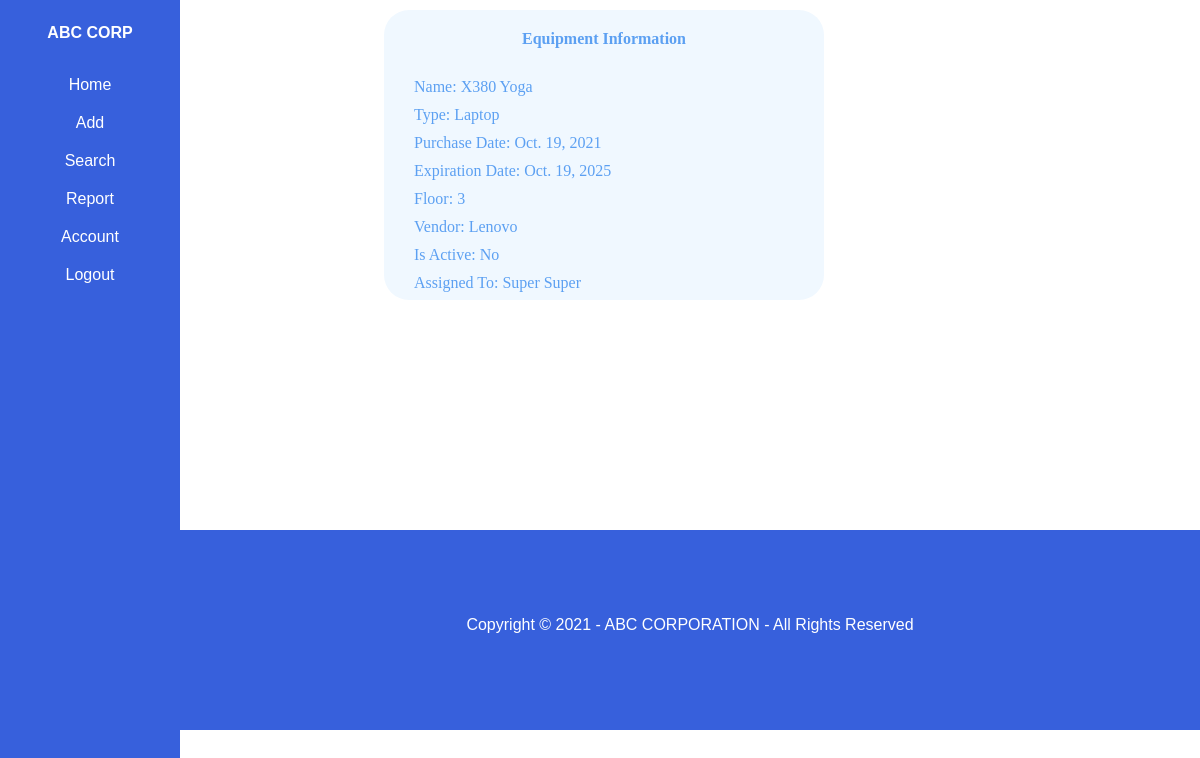
The page /displayEquipment/1 (signed in) on the database as committed earlier.
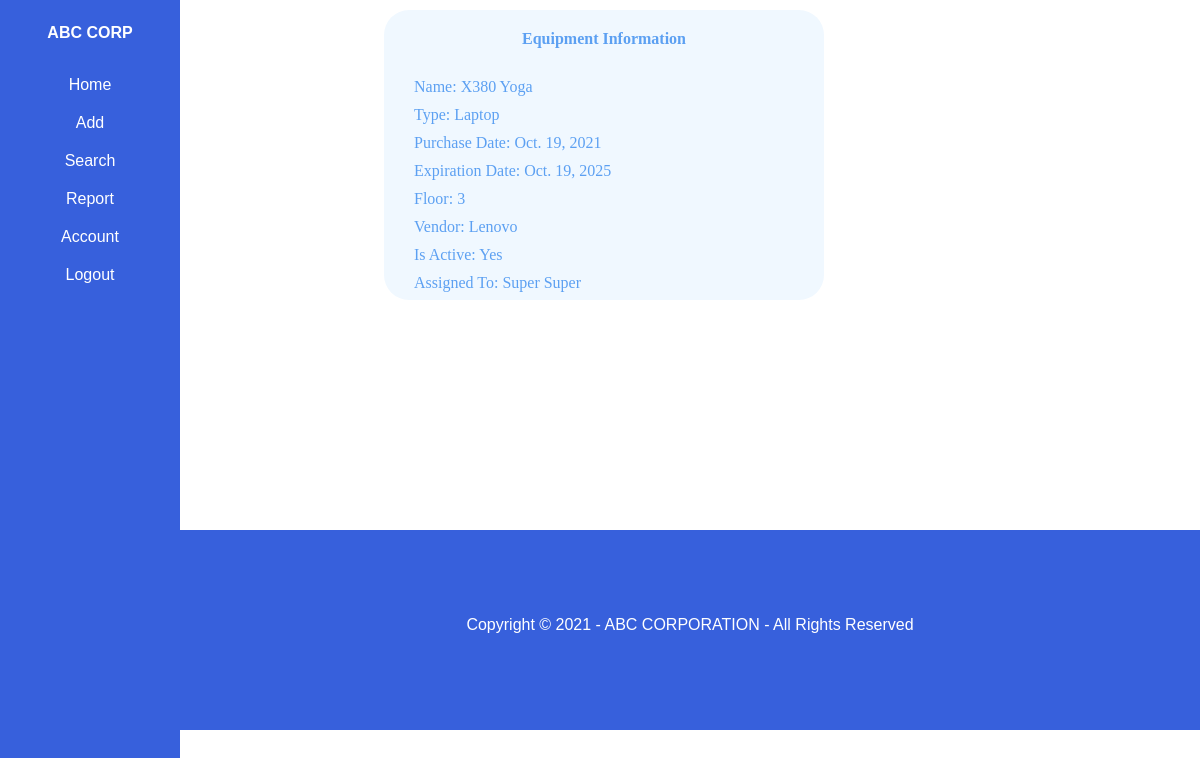
The same page on the database as committed later.
### ABC_INVENTORY/models.py (models this page shows, shortened)
class Equipment(models.Model):
    TYPES = (
			('Laptop', 'Laptop'),
			('Desktop', 'Desktop'),
            ('Server', 'Server'),
			('Printer', 'Printer'),
            ('Mobile Device', 'Mobile Device')
			)
    name = models.CharField(max_length=150, null=True)
    assignedTo = models.ForeignKey(User, null=True, on_delete=models.CASCADE)
    officeLocation = models.ForeignKey(Location, null=True, on_delete=models.CASCADE)
    vendor = models.ForeignKey(Vendor, null=True, on_delete=models.CASCADE)
    equipmentType = models.CharField(max_length=200, null=True, choices=TYPES)
    purchaseDate = models.DateField(null=True)
    expirationDate = models.DateField(null=True)
    floor = models.CharField(max_length=100, null=True)
    is_active = models.BooleanField(default=True)

class Vendor(models.Model):
    name = models.CharField(max_length=150, null=True)
    address = models.CharField(max_length=200, null=True)
    email = models.EmailField(gettext_lazy('email address'),unique=False)
    phone = models.CharField(max_length=25, null=True)
    is_active = models.BooleanField(default=True)
    def __str__(self):
        return self.name

class User(AbstractBaseUser, PermissionsMixin):
    firstName = models.CharField(max_length=150, null=True)
    lastName = models.CharField(max_length=150, null=True)
    email = models.EmailField(gettext_lazy('email address'),unique=True)
    phone = models.CharField(max_length=25, null=True)
    address = models.CharField(max_length=150, null=True)
    officeLocation = models.ForeignKey(Location, null=True, on_delete=models.CASCADE)
    is_active = models.BooleanField(default=True)
    is_staff = models.BooleanField(default=True)
    is_admin = models.BooleanField(default=False)
    objects = CustomAccountManager()
    USERNAME_FIELD = 'email'
    REQUIRED_FIELDS = ['firstName','lastName']
    def __str__(self):
        return str(self.firstName)+' '+str(self.lastName)

### ABC_INVENTORY/views.py (the view)
# urls.py: path('displayEquipment/<int:equipmentId>', views.displayEquipment, name="displayEquipment"),
def displayEquipment(request, equipmentId):
    e = Equipment.objects.get(id=equipmentId)
    date = datetime.date.today()
    navigationPage = 'usernav.html'
    if request.user.is_admin:
        navigationPage = 'adminnav.html'
    context = {'equipment':e, 'navigationPage' : navigationPage, 'date': date}
    return render(request, 'displayEquipment.html', context)

### ABC_INVENTORY/templates/displayEquipment.html (shortened to what this page needs)
{% extends navigationPage %}
{% load static %}
{% block content %}
    <!DOCTYPE html>
        <head>
            <link rel="stylesheet" type="text/css" href="{% static '/css/display.css' %}">
        </head>
        <body>
          <div class="container1">
            <div class="row justify-content-center">
              <div class="col-12 col-sm-6 col-md-3">
                <div class="box">
                  <div class="user-heading">
                    Equipment Information
                  </div>
                  <div class="info">
                      <div class="user-info" id="name">Name: {{equipment.name}}</div>
                      <div class="user-info" id="type">Type: {{equipment.equipmentType}}</div>
                      <div class="user-info" id="purchaseDate">Purchase Date: {{equipment.purchaseDate}}</div>
                      <div class="user-info" id="expiration">Expiration Date: {{equipment.expirationDate}}</div>
                      <div class="user-info" id="floor">Floor: {{equipment.floor}}</div>
                      <div class="user-info" id="phone">Vendor: {{equipment.vendor}}</div>
                      {% if equipment.is_active %}
                        <div class="user-info" id="is_active">Is Active: Yes</div>
                      {% else %}
                        <div class="user-info" id="is_active">Is Active: No</div>
                      {% endif %}
                      <div class="user-info" id="phone">Assigned To: {{equipment.assignedTo}}</div>
                  </div>
              </div>
            </div>
          </div>
        </body>
        <footer class="footer">
            <div id="footer-text">
                <p>Copyright &copy; {{date.year}} - ABC CORPORATION - All Rights Reserved</p>
            </div>
        </footer>
    </html>
{% endblock %}

### ABC_INVENTORY/templates/adminnav.html (shortened to what this page needs)
{% load static %}
<!DOCTYPE html>
<html>
<head>
  <link rel="stylesheet" type="text/css" href="{% static '/css/navigation.css' %}">
</head>
<body>
<ul>
  <p id="head">ABC CORP</p>
  <li class="dropdown"><a class="home dropbtn" href="{% url 'home' %}">Home</a></li>
  <li class="dropdown">
    <a href="javascript:void(0)" class ="add dropbtn">Add</a>
  </li>
  <li class="dropdown">
    <a href="javascript:void(0)" class ="search dropbtn">Search</a>
  </li>
  <li class="dropdown">
    <a href="javascript:void(0)" class ="report dropbtn">Report</a>
  </li>
  <li class="dropdown"><a href="{% url 'account' %}" class ="account dropbtn">Account</a></li>
  <li class="dropdown"><a href="{% url 'logout' %}" class ="logout dropbtn">Logout</a></li>
</ul>
{% block content%}
{% endblock %}
</body>
</html>

### static/css/navigation.css (style rules this page uses)
body { margin: 0; }
#head { color: white; padding: 8px 16px; font-family: Verdana, Helvetica, sans-serif; text-align: center; font-weight: bold; }
ul { list-style-type: none; margin: 0; padding: 0; background-color: rgb(55, 96, 220); overflow: auto; position: fixed; width: 15%; height: 100%; }
li a, .dropbtn { display: block; color: white; text-align: center; padding-top: 10px; padding-bottom: 10px; width: 100%; text-decoration: none; font-family: Verdana, Helvetica, sans-serif; }
li.dropdown { display: inline-block; width: 100%; }

### static/css/display.css (style rules this page uses)
.footer { margin-top: 230px; background-color: rgb(55, 96, 220); height: 200px; }
#footer-text { font-family: Verdana, Helvetica, sans-serif; color: white; text-align: center; padding-top: 70px; }
.box { background-color: #f0f8ff; width: 400px; height: 250px; padding: 20px; border-radius: 25px; bottom: 10px; margin-left: 20%; }
.user-heading { margin: auto; text-align: center; font-family: Georgia; color: #5ca0f2; font-weight: bold; border-radius: 25px; }
.user-info { margin: auto; text-align: left; margin-left: 10px; font-family: Georgia; color: #5ca0f2; margin-top: 10px; }
.info { margin-top: 30px; }
.container1 { margin-left: 15%; padding-top: 10px; }

Rows that differ between the two databases and show on the page:
changed Equipment "X380 Yoga": is_active False → True (drawn)
Other text that changed with them:
text no longer shown: "Is Active: No"
text now shown: "Is Active: Yes"
